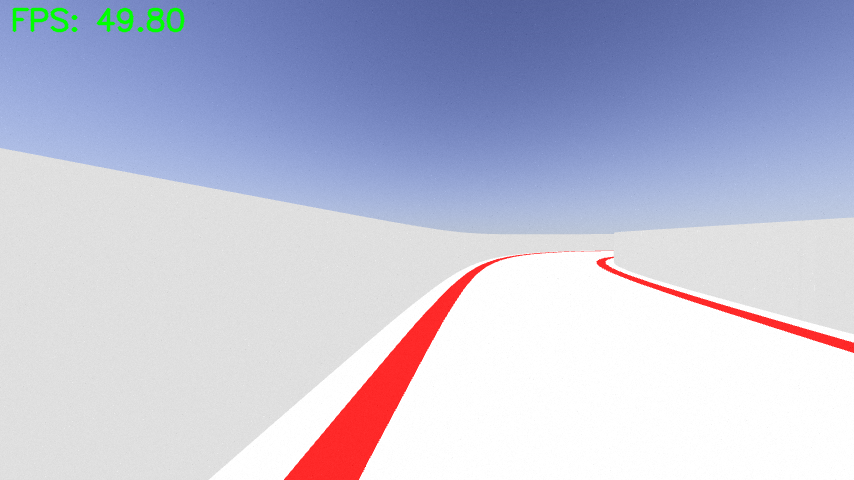
#> input picture car_demo/scripts/modules/test3.png, 854 x 480 px, found by its file name
$ jupyter execute method2.ipynb   (older library calls are emulated)
#> lines starting #> are read from the running program, lines starting #| are printed output that depends on the picture; after the words box and inside, x2 and y2 are one past the last pixel; in counts of white or black regions, pixels touching at a corner belong together; long printed decimals are rounded
[cell 1]
import cv2
import numpy as np
import matplotlib.pyplot as plt

[cell 2]
image = cv2.imread('/home/amin/MACATHON_WS/src/Machathon-Autonomous-Vehicle/car_demo/scripts/modules/test3.png')
#> image is the input picture: shape (480, 854, 3); mean B, G, R 214.6, 193.3, 191.3
image_gray_ref = cv2.cvtColor(image, cv2.COLOR_BGR2GRAY)
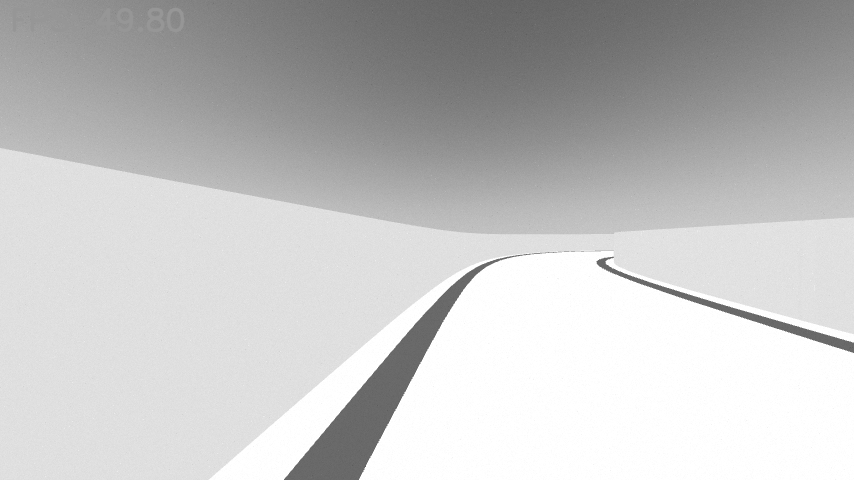
#> image_gray_ref: shape (480, 854); min 90, max 255, mean 195.1
image_gray = image_gray_ref + 100 - image_gray_ref.mean()
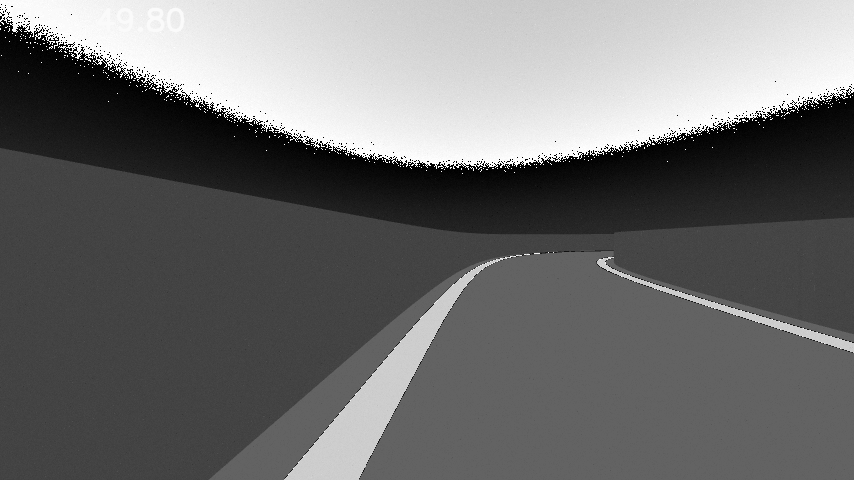
#> image_gray: shape (480, 854) float64; min -195.1, max 59.88, mean -84.9; drawn with min black and max white

[cell 3]
plt.imshow(image_gray_ref, cmap='gray')

[cell 4]
plt.imshow(image_gray, cmap='gray')

[cell 5]
ret, image_gray_thresh = cv2.threshold(image_gray, 0, 255, cv2.THRESH_BINARY)
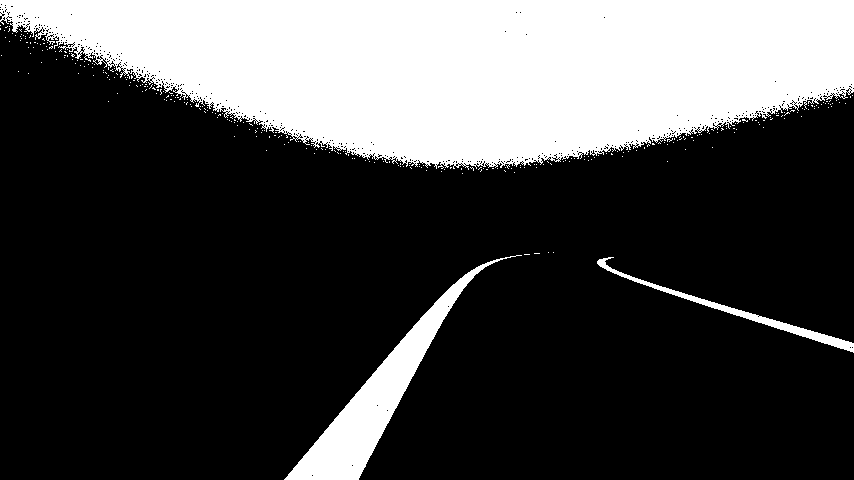
#> image_gray_thresh: shape (480, 854) float64; 27.8% white; 316 white regions (313 under 20 px), largest, box (x1, y1, x2, y2) and area: (0, 0, 854, 170) 102627, (284, 255, 522, 480) 8905, (597, 257, 854, 353) 1714
plt.imshow(image_gray_thresh, cmap='gray')

[cell 6]
#Crop lower third of the image
height, width = image_gray_thresh.shape
#> height = 480; width = 854
dst = image_gray_thresh[int(7*height/12):height, 0:width]
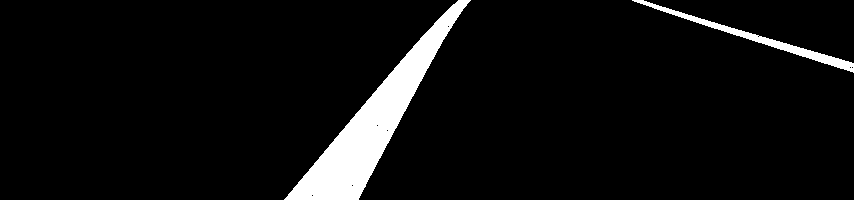
#> dst: shape (200, 854) float64; 6% white; 2 white regions, box (x1, y1, x2, y2) and area: (284, 0, 471, 200) 8674, (632, 0, 854, 73) 1500
prevpt1 = [180, 80]
prevpt2 = [660, 80]
dst_ann = cv2.cvtColor(dst.astype(np.uint8), cv2.COLOR_GRAY2BGR)
cv2.circle(dst_ann, (prevpt2[0], prevpt2[1]), 5, (0,0, 255), -1)
#> dst_ann: shape (200, 854, 3); mean B, G, R 15.2, 15.2, 15.3
cv2.circle(dst_ann, (prevpt1[0], prevpt1[1]), 5, (0, 0, 255), -1)
#> dst_ann: shape (200, 854, 3); mean B, G, R 15.2, 15.2, 15.4
plt.imshow(dst_ann)

[cell 7]
num_labels, labels, stats, centroids = cv2.connectedComponentsWithStats(dst.astype(np.uint8), connectivity=8, ltype=cv2.CV_32S)
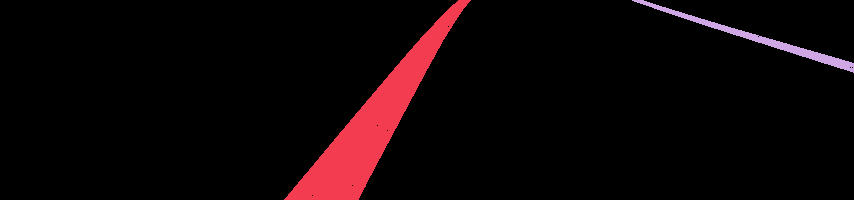
#> labels: shape (200, 854) int32; 3 distinct labels, from 0 to 2; one colour per label, 0 black
#> num_labels = 3; stats = [[0, 0, 854, 200, 160626], [284, 0, 187, 200, 8674], [632, 0, 222, 73, 1500]]; centroids = [[426.3, 98.78], [372.9, 123.3], [759.4, 38.7]]

[cell 8]
# Visualize the connected components

# Create a black image to draw the components
dst_ann = np.zeros_like(dst, np.uint8)

# Draw the components
for i in range(1, num_labels):
    # Draw the components
    dst_ann[labels == i] = 255

    # Draw the centroid
    cv2.circle(dst_ann, (int(centroids[i, 0]), int(centroids[i, 1])), 5, (0, 0, 255), -1)

    # Draw the bounding box
    x, y, w, h, area = stats[i]
    cv2.rectangle(dst_ann, (x, y), (x + w, y + h), (0, 255, 0), 2)
#> this loop made 2 passes
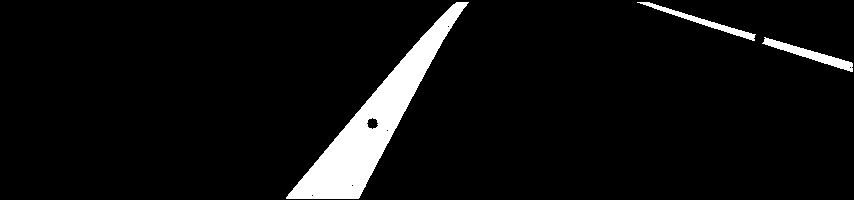
#> dst_ann: shape (200, 854); 5.8% white; 3 white regions, box (x1, y1, x2, y2) and area: (286, 2, 469, 199) 8491, (762, 37, 853, 72) 763, (637, 2, 756, 41) 640

plt.imshow(dst_ann)

[cell 9]
ptdistance = np.zeros(3)

mindistance1 = []
mindistance2 = []
threshdistance = [0,0]
minlb = [0,0]
cpt = [0,0]

if num_labels > 1:
    for i in range(1, num_labels):
        ptdistance[0] = abs(centroids[i][0] - prevpt1[0])
        ptdistance[1] = abs(centroids[i][0] - prevpt2[0])
        mindistance1.append(ptdistance[0])
        mindistance2.append(ptdistance[1])
#> after the loop, mindistance1 = [192.9, 579.4]; mindistance2 = [287.1, 99.41]; ptdistance = [579.4, 99.41, 0]

    threshdistance[0] = min(mindistance1)
    threshdistance[1] = min(mindistance2)
    print(threshdistance)
#| [192.902, 99.411]

    minlb[0] = mindistance1.index(threshdistance[0])
    minlb[1] = mindistance2.index(threshdistance[1])

    cpt[0] = [centroids[minlb[0]+1][0], centroids[minlb[0]+1][1]]
    cpt[1] = [centroids[minlb[1]+1][0], centroids[minlb[1]+1][1]]

    # [4 lines of commented-out code are left out]

    mindistance1.clear()
    mindistance2.clear()

    print (cpt)
#| [[372.902, 123.303], [759.411, 38.7]]
    #visualize the result
    dst_ann = dst
    dst_ann = cv2.circle(dst_ann, (int(cpt[0][0]), int(cpt[0][1])), 5, (255,255, 255), -1)
    dst_ann = cv2.circle(dst_ann, (int(cpt[1][0]), int(cpt[1][1])), 5, (255,255, 255), -1)
#> dst_ann: shape (200, 854) float64; 6% white; 2 white regions, box (x1, y1, x2, y2) and area: (284, 0, 471, 200) 8674, (632, 0, 854, 73) 1519
    plt.imshow(dst_ann)

else:
    cpt[0] = prevpt1
    cpt[1] = prevpt2

print(cpt)
#| [[372.902, 123.303], [759.411, 38.7]]

[cell 10]
prevpt1 = cpt[0]
#> prevpt1 = [372.9, 123.3]
prevpt2 = cpt[1]
#> prevpt2 = [759.4, 38.7]

fpt = [(cpt[0][0] + cpt[1][0])/2, (cpt[0][1] + cpt[1][1])/2 + int(7*height/12)]
#> fpt = [566.2, 361]
cv2.cvtColor(dst.astype(np.uint8), cv2.COLOR_GRAY2BGR)

[cell 11]
cv2.circle(image, (int(fpt[0]), int(fpt[1])), 2, (0, 0, 255), 2)
#> image: shape (480, 854, 3); 0.01% of pixels changed, all inside (x1, y1, x2, y2) = (563, 358, 570, 365)
cv2.circle(dst,(int(cpt[0][0]), int(cpt[0][1])),2,(255,0,0),2)
cv2.circle(dst,(int(cpt[1][0]), int(cpt[1][1])),2,(255,0,0),2)

[cell 12]
error = height/2 - fpt[1]
#> error = -121
error = (error*90.0/400)/15
#> error = -1.82
print(error)
#| -1.815

[cell 13]
plt.imshow(image)

[cell 14]
result = cv2.cvtColor(dst.astype(np.uint8), cv2.COLOR_GRAY2BGR)
cv2.circle(result, (int(fpt[0]), int(fpt[1])), 2, (0, 0, 255), 2)
cv2.circle(result,(int(cpt[0][0]), int(cpt[0][1])),2,(255,0,0),2)
#> result: shape (200, 854, 3); mean B, G, R 15.2, 15.2, 15.2
cv2.circle(result,(int(cpt[1][0]), int(cpt[1][1])),2,(255,0,0),2)
#> result: shape (200, 854, 3); mean B, G, R 15.2, 15.1, 15.1
plt.imshow(result)

$ run again, with car_demo/scripts/modules/test2.png copied over car_demo/scripts/modules/test3.png
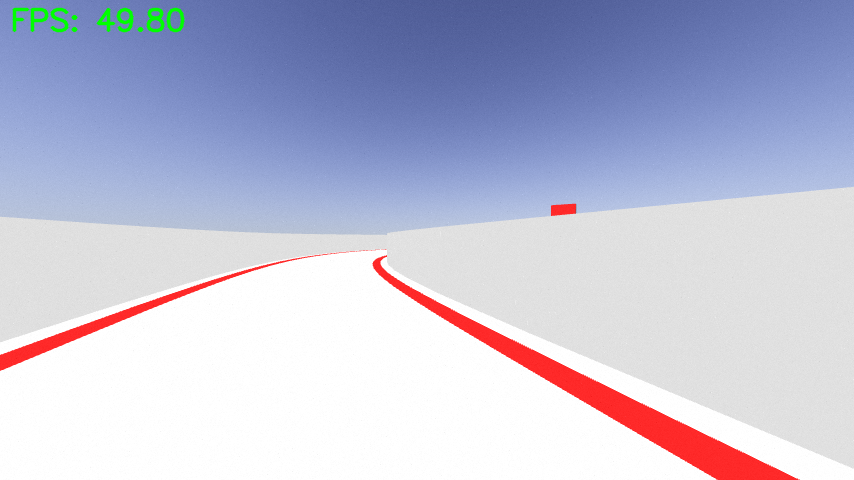
#> input picture car_demo/scripts/modules/test2.png, 854 x 480 px, found by its file name
#> image is the input picture: shape (480, 854, 3); mean B, G, R 213.4, 191.2, 189.9
#> `ret, image_gray_thresh = cv2.threshold(image_gray, 0, 255, cv2.THRESH_..`:
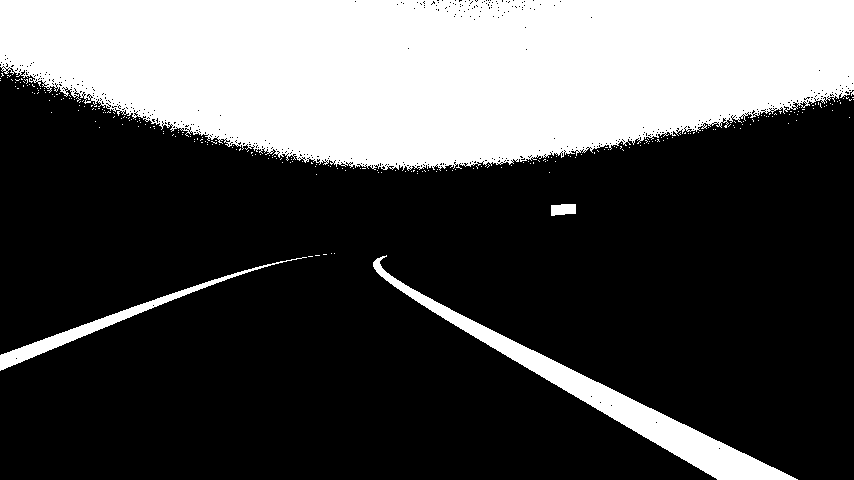
#> image_gray_thresh: shape (480, 854) float64; 31% white; 261 white regions (257 under 20 px), largest, box (x1, y1, x2, y2) and area: (0, 0, 854, 171) 114307, (373, 255, 798, 480) 9471, (0, 257, 307, 371) 2465, (551, 204, 576, 216) 258
#> dst: shape (200, 854) float64; 6.7% white; 2 white regions, box (x1, y1, x2, y2) and area: (386, 0, 798, 200) 9262, (0, 0, 225, 91) 2254
#> labels: shape (200, 854) int32; 3 distinct labels, from 0 to 2
#> num_labels = 3; stats = [[0, 0, 854, 200, 159284], [0, 0, 225, 91, 2254], [386, 0, 412, 200, 9262]]; centroids = [[420.2, 98.79], [88.62, 48.14], [616.7, 124.2]]
#> the loop `for i in range(1, num_labels):` made 2 passes
#> after the loop `for i in range(1, num_labels):`:
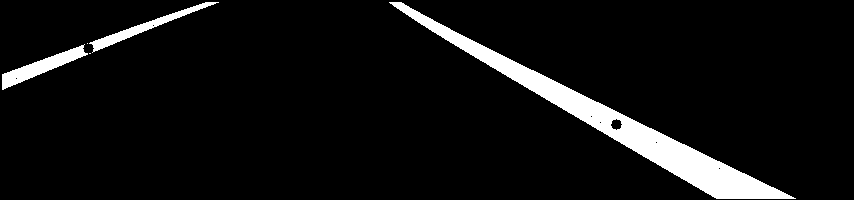
#> dst_ann: shape (200, 854); 6.5% white; 5 white regions (2 under 20 px), largest, box (x1, y1, x2, y2) and area: (389, 2, 796, 199) 9074, (2, 44, 88, 90) 1141, (89, 2, 219, 53) 969
#> after the loop `for i in range(1, num_labels):`: mindistance1 = [91.38, 436.7]; mindistance2 = [571.4, 43.25]; ptdistance = [436.7, 43.25, 0]
#| [91.375, 43.253]
#| [[88.625, 48.137], [616.747, 124.218]]
#| [[88.625, 48.137], [616.747, 124.218]]
#> prevpt1 = [88.62, 48.14]
#> prevpt2 = [616.7, 124.2]
#> fpt = [352.7, 366.2]
#> image: shape (480, 854, 3); 0.01% of pixels changed, all inside (x1, y1, x2, y2) = (349, 363, 356, 370)
#> `error = height/2 - fpt[1]`: error = -126.2
#> `error = (error*90.0/400)/15`: error = -1.89
#| -1.893

$ run again, with car_demo/scripts/modules/center.png copied over car_demo/scripts/modules/test3.png
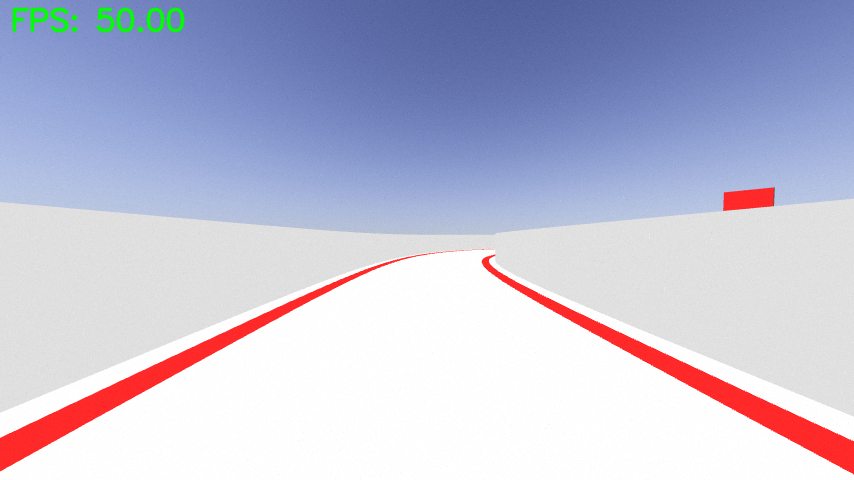
#> input picture car_demo/scripts/modules/center.png, 854 x 480 px, found by its file name
#> image is the input picture: shape (480, 854, 3); mean B, G, R 213.7, 191.6, 191.5
#> `ret, image_gray_thresh = cv2.threshold(image_gray, 0, 255, cv2.THRESH_..`:
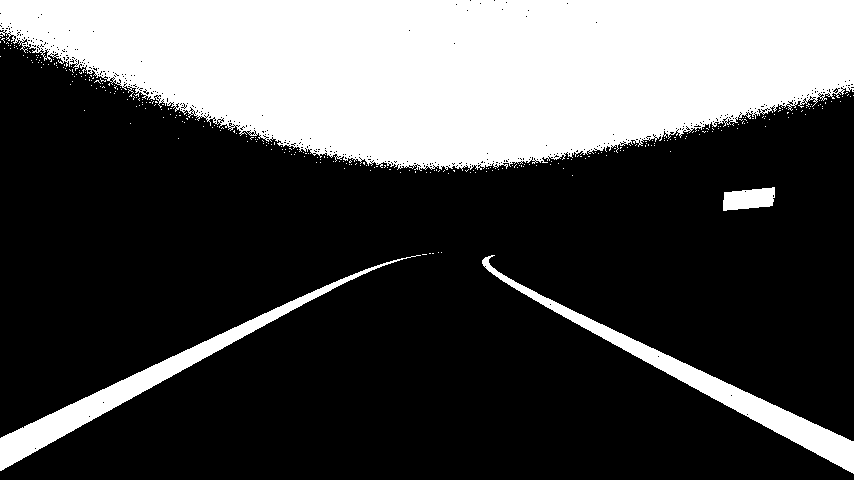
#> image_gray_thresh: shape (480, 854) float64; 29.9% white; 318 white regions (314 under 20 px), largest, box (x1, y1, x2, y2) and area: (0, 0, 854, 171) 107169, (482, 255, 854, 474) 6974, (0, 255, 421, 471) 6937, (723, 187, 775, 211) 947
#> dst: shape (200, 854) float64; 7.9% white; 2 white regions, box (x1, y1, x2, y2) and area: (502, 0, 854, 194) 6769, (0, 0, 350, 191) 6719
#> labels: shape (200, 854) int32; 3 distinct labels, from 0 to 2
#> num_labels = 3; stats = [[0, 0, 854, 200, 157312], [0, 0, 350, 191, 6719], [502, 0, 352, 194, 6769]]; centroids = [[426.6, 98.76], [131, 106.9], [718.2, 109.4]]
#> the loop `for i in range(1, num_labels):` made 2 passes
#> after the loop `for i in range(1, num_labels):`:
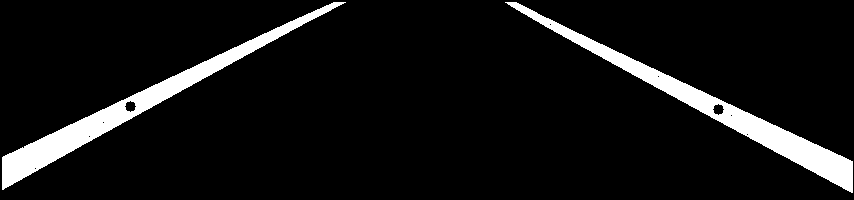
#> dst_ann: shape (200, 854); 7.7% white; 2 white regions, box (x1, y1, x2, y2) and area: (505, 2, 853, 193) 6631, (2, 2, 346, 190) 6547
#> after the loop `for i in range(1, num_labels):`: mindistance1 = [49.05, 538.2]; mindistance2 = [529, 58.16]; ptdistance = [538.2, 58.16, 0]
#| [49.049, 58.158]
#| [[130.951, 106.871], [718.158, 109.388]]
#| [[130.951, 106.871], [718.158, 109.388]]
#> prevpt1 = [131, 106.9]
#> prevpt2 = [718.2, 109.4]
#> fpt = [424.6, 388.1]
#> image: shape (480, 854, 3); 0.01% of pixels changed, all inside (x1, y1, x2, y2) = (421, 385, 428, 392)
#> `error = height/2 - fpt[1]`: error = -148.1
#> `error = (error*90.0/400)/15`: error = -2.22
#| -2.222
